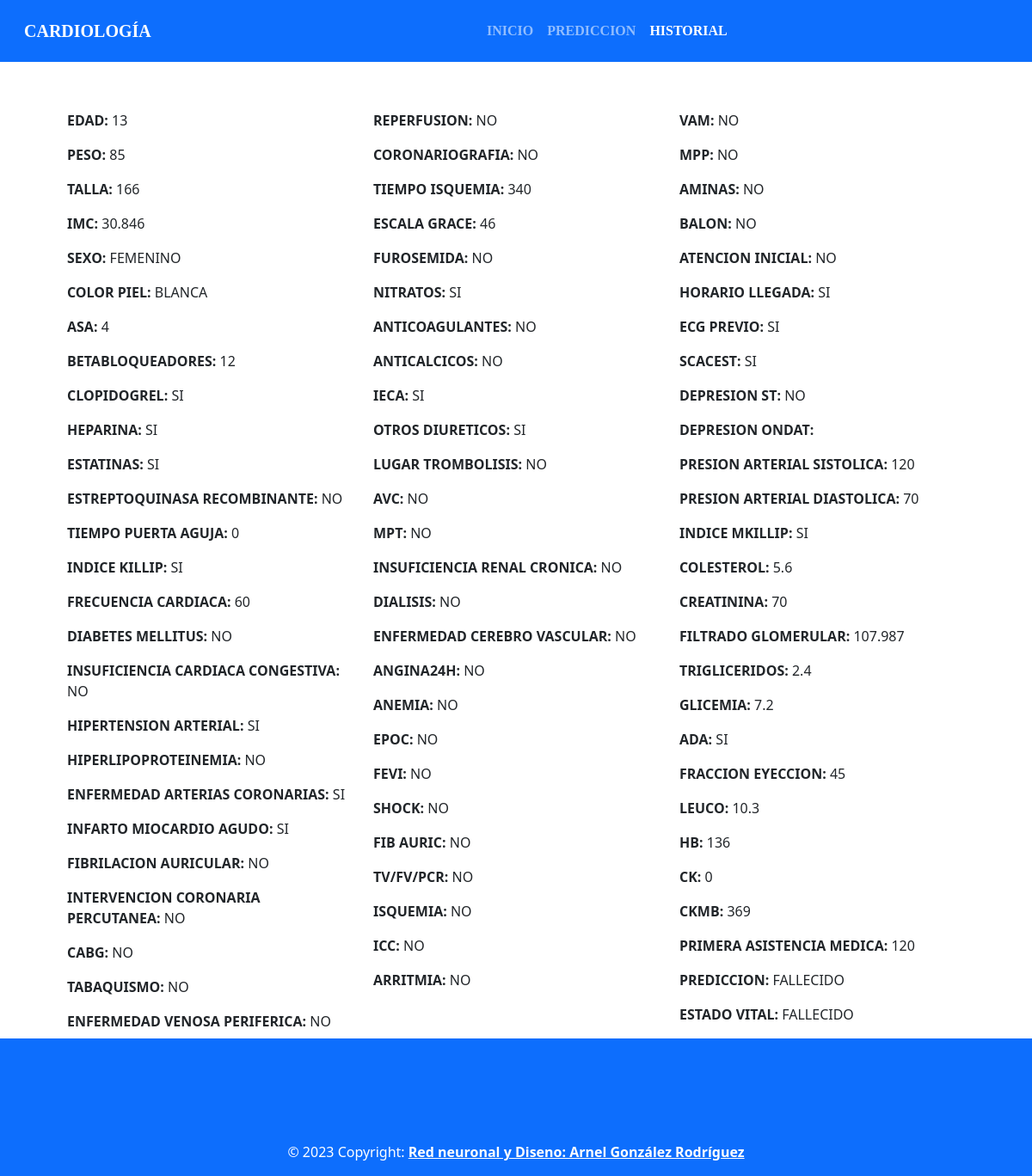
The page /historial/2/ on the database its author committed.
### prediccion/models.py (models this page shows, shortened)
class Prediccion(models.Model):
    edad = models.IntegerField()
    peso = models.CharField(max_length=7)
    talla = models.IntegerField()
    imc = models.CharField(max_length=10)
    sexo = models.IntegerField(choices = CHOISES_SEXO, default=0)
    color_piel = models.IntegerField(choices = CHOISES_PIEL, default=1)
    asa = models.IntegerField()
    betabloqueadores = models.IntegerField()
    clopidogrel = models.IntegerField(choices = CHOISES, default=0)
    heparina = models.IntegerField(choices = CHOISES, default=0)
    estatinas = models.IntegerField(choices = CHOISES, default=0)
    estreptoquinasa_recombinante = models.IntegerField(choices = CHOISES, default=0)
    tiempo_puerta_aguja = models.IntegerField()
    reperfusion = models.IntegerField(choices = CHOISES, default=0)
    coronariografia = models.IntegerField(choices = CHOISES, default=0)
    tiempo_isquemia = models.IntegerField()
    escala_grace = models.IntegerField()
    furosemida = models.IntegerField(choices = CHOISES, default=0)
    nitratos = models.IntegerField(choices = CHOISES, default=0)
    anticoagulantes = models.IntegerField(choices = CHOISES, default=0)
    anticalcicos = models.IntegerField(choices = CHOISES, default=0)
    ieca = models.IntegerField(choices = CHOISES, default=0)
    otros_diureticos = models.IntegerField(choices = CHOISES, default=0)
    lugar_trombolisis = models.IntegerField(choices = CHOISES, default=0)
    avc = models.IntegerField(choices = CHOISES, default=0)
    mpt = models.IntegerField(choices = CHOISES, default=0)
    vam = models.IntegerField(choices = CHOISES, default=0)
    mpp = models.IntegerField(choices = CHOISES, default=0)
    aminas = models.IntegerField(choices = CHOISES, default=0)
    balon = models.IntegerField(choices = CHOISES, default=0)
    atencion_inicial = models.IntegerField(choices = CHOISES, default=0)
    horario_llegada = models.IntegerField(choices = CHOISES, default=0)
    ecg_previo = models.IntegerField(choices = CHOISES, default=0)
    scacest = models.IntegerField(choices = CHOISES, default=0)
    depresion_st = models.IntegerField(choices = CHOISES, default=0)
    depresion_ondat = models.IntegerField()
    presion_arterial_sistolica = models.IntegerField()
    presion_arterial_diastolica = models.IntegerField()
    indice_mkillip = models.IntegerField(choices = CHOISES, default=0)
    indice_killip = models.IntegerField(choices = CHOISES, default=0)
    frecuencia_cardiaca = models.IntegerField()
    diabetes_mellitus = models.IntegerField(choices = CHOISES, default=0)
    insuficiencia_cardiaca_congestiva = models.IntegerField(choices = CHOISES, default=0)
    hipertension_arterial = models.IntegerField(choices = CHOISES, default=0)
    hiperlipoproteinemia = models.IntegerField(choices = CHOISES, default=0)
    enfermedad_arterias_coronarias = models.IntegerField(choices = CHOISES, default=0)
    infarto_miocardio_agudo = models.IntegerField(choices = CHOISES, default=0)
    fibrilacion_auricular = models.IntegerField(choices = CHOISES, default=0)
    intervencion_coronaria_percutanea = models.IntegerField(choices = CHOISES, default=0)
    cabg = models.IntegerField(choices = CHOISES, default=0)
    tabaquismo = models.IntegerField(choices = CHOISES, default=0)
    enfermedad_venosa_periferica = models.IntegerField(choices = CHOISES, default=0)
    insuficiencia_renal_cronica = models.IntegerField(choices = CHOISES, default=0)
    dialisis = models.IntegerField(choices = CHOISES, default=0)
    enfermedad_cerebro_vascular = models.IntegerField(choices = CHOISES, default=0)
    angina24h = models.IntegerField(choices = CHOISES, default=0)
    anemia = models.IntegerField(choices = CHOISES, default=0)
    epoc = models.IntegerField(choices = CHOISES, default=0)
    FEVI = models.IntegerField(choices = CHOISES, default=0)
    SHOCK = models.IntegerField(choices = CHOISES, default=0)
    FIB_AURIC = models.IntegerField(choices = CHOISES, default=0)
    TV_FV_PCR = models.IntegerField(choices = CHOISES, default=0)
    Isquemia = models.IntegerField(choices = CHOISES, default=0)
    ICC = models.IntegerField(choices = CHOISES, default=0)
    Arritmia = models.IntegerField(choices = CHOISES, default=0)
    colesterol = models.CharField(max_length=7)
    creatinina = models.IntegerField()
    filtrado_glomerular = models.CharField(max_length=7)
    trigliceridos = models.CharField(max_length=7)
    glicemia = models.CharField(max_length=7)
    ada = models.IntegerField(choices = CHOISES, default=0)
    fraccion_eyeccion = models.IntegerField()
    leuco = models.CharField(max_length=7)
    hb = models.IntegerField()
    ck = models.IntegerField()
    ckmb = models.IntegerField()
    primera_asistencia_medica = models.IntegerField()
    prediccion = models.IntegerField(choices = CHOISES_ESTADO, null=True, blank=True)
    estado_vital = models.IntegerField(choices = CHOISES_ESTADO, null=True, blank=True)

### prediccion/views.py (the view)
# urls.py: path('historial/<int:id>/', PrediccionDetails.as_view(), name='details'),
class PrediccionDetails(View):
    def get(self, request, id):
        obj = get_object_or_404(Prediccion, id=id)
        context = {'obj': obj, 'page': 'historial'}
        return render(request, 'prediccion/prediccion_details.html', context)

### static/templates/prediccion/prediccion_details.html (shortened to what this page needs)
{% extends 'template/base.html' %}
{% load static %}
{% block body %}
<div class="container mx-auto" >
    <div class="row my-auto mx-auto">
      <div class=" col-12 col-sm-6 col-md-4 col-lg-4 my-2">
            <p class="card-text mayuscula"><strong>edad:</strong    rong> {{ obj.edad }} </p>
            <p class="card-text mayuscula"><strong>peso:</strong> {{ obj.peso }} </p>
            <p class="card-text mayuscula"><strong>talla:</strong> {{ obj.talla }} </p>
            <p class="card-text mayuscula"><strong>imc:</strong> {{ obj.imc }} </p>
            <p class="card-text mayuscula"><strong>sexo:</strong> {{ obj.get_sexo_display }} </p>
            <p class="card-text mayuscula"><strong>color piel:</strong> {{ obj.get_color_piel_display }} </p>
            <p class="card-text mayuscula"><strong>asa:</strong> {{ obj.asa }} </p>
            <p class="card-text mayuscula"><strong>betabloqueadores:</strong> {{ obj.betabloqueadores }} </p>
            <p class="card-text mayuscula"><strong>clopidogrel:</strong> {{ obj.get_clopidogrel_display }} </p>
            <p class="card-text mayuscula"><strong>heparina:</strong> {{ obj.get_heparina_display }} </p>
            <p class="card-text mayuscula"><strong>estatinas:</strong> {{ obj.get_estatinas_display }} </p>
            <p class="card-text mayuscula"><strong>estreptoquinasa recombinante:</strong> {{ obj.get_estreptoquinasa_recombinante_display }} </p>
            <p class="card-text mayuscula"><strong>tiempo puerta aguja:</strong> {{ obj.tiempo_puerta_aguja }} </p>
      </div>
      <div class=" col-12 col-sm-6 col-md-4 col-lg-4 my-2">
            <p class="card-text mayuscula"><strong>reperfusion:</strong> {{ obj.get_reperfusion_display }} </p>
            <p class="card-text mayuscula"><strong>coronariografia:</strong> {{ obj.get_coronariografia_display }} </p>
            <p class="card-text mayuscula"><strong>tiempo isquemia:</strong> {{ obj.tiempo_isquemia }} </p>
            <p class="card-text mayuscula"><strong>escala grace:</strong> {{ obj.escala_grace }} </p>
            <p class="card-text mayuscula"><strong>furosemida:</strong> {{ obj.get_furosemida_display }} </p>
            <p class="card-text mayuscula"><strong>nitratos:</strong> {{ obj.get_nitratos_display }} </p>
            <p class="card-text mayuscula"><strong>anticoagulantes:</strong> {{ obj.get_anticoagulantes_display }} </p>
            <p class="card-text mayuscula"><strong>anticalcicos:</strong> {{ obj.get_anticalcicos_display }} </p>
            <p class="card-text mayuscula"><strong>ieca:</strong> {{ obj.get_ieca_display }} </p>
            <p class="card-text mayuscula"><strong>otros diureticos:</strong> {{ obj.get_otros_diureticos_display }} </p>
            <p class="card-text mayuscula"><strong>lugar trombolisis:</strong> {{ obj.get_lugar_trombolisis_display }} </p>
            <p class="card-text mayuscula"><strong>avc:</strong> {{ obj.get_avc_display }} </p>
            <p class="card-text mayuscula"><strong>mpt:</strong> {{ obj.get_mpt_display }} </p>
        </div>
        <div class=" col-12 col-sm-6 col-md-4 col-lg-4 my-2">
            <p class="card-text mayuscula"><strong>vam:</strong> {{ obj.get_vam_display }} </p>
            <p class="card-text mayuscula"><strong>mpp:</strong> {{ obj.get_mpp_display }} </p>
            <p class="card-text mayuscula"><strong>aminas:</strong> {{ obj.get_aminas_display }} </p>
            <p class="card-text mayuscula"><strong>balon:</strong> {{ obj.get_balon_display }} </p>
            <p class="card-text mayuscula"><strong>atencion inicial:</strong> {{ obj.get_atencion_inicial_display }} </p>
            <p class="card-text mayuscula"><strong>horario llegada:</strong> {{ obj.get_horario_llegada_display }} </p>
            <p class="card-text mayuscula"><strong>ecg previo:</strong> {{ obj.get_ecg_previo_display }} </p>
            <p class="card-text mayuscula"><strong>scacest:</strong> {{ obj.get_scacest_display }} </p>
            <p class="card-text mayuscula"><strong>depresion st:</strong> {{ obj.get_depresion_st_display }} </p>
            <p class="card-text mayuscula"><strong>depresion ondat:</strong> {{ obj.get_depresion_ondat_display }} </p>
            <p class="card-text mayuscula"><strong>presion arterial sistolica:</strong> {{ obj.presion_arterial_sistolica }} </p>
            <p class="card-text mayuscula"><strong>presion arterial diastolica:</strong> {{ obj.presion_arterial_diastolica }} </p>
            <p class="card-text mayuscula"><strong>indice mkillip:</strong> {{ obj.get_indice_mkillip_display }} </p>
        </div>
        <div class=" col-12 col-sm-6 col-md-4 col-lg-4 my-2">
            <p class="card-text mayuscula"><strong>indice killip:</strong> {{ obj.get_indice_killip_display }} </p>
            <p class="card-text mayuscula"><strong>frecuencia cardiaca:</strong> {{ obj.frecuencia_cardiaca }} </p>
            <p class="card-text mayuscula"><strong>diabetes mellitus:</strong> {{ obj.get_diabetes_mellitus_display }} </p>
            <p class="card-text mayuscula"><strong>insuficiencia cardiaca congestiva:</strong> {{ obj.get_insuficiencia_cardiaca_congestiva_display }} </p>
            <p class="card-text mayuscula"><strong>hipertension arterial:</strong> {{ obj.get_hipertension_arterial_display }} </p>
            <p class="card-text mayuscula"><strong>hiperlipoproteinemia:</strong> {{ obj.get_hiperlipoproteinemia_display }} </p>
            <p class="card-text mayuscula"><strong>enfermedad arterias coronarias:</strong> {{ obj.get_enfermedad_arterias_coronarias_display }} </p>
            <p class="card-text mayuscula"><strong>infarto miocardio agudo:</strong> {{ obj.get_infarto_miocardio_agudo_display }} </p>
            <p class="card-text mayuscula"><strong>fibrilacion auricular:</strong> {{ obj.get_fibrilacion_auricular_display }} </p>
            <p class="card-text mayuscula"><strong>intervencion coronaria percutanea:</strong> {{ obj.get_intervencion_coronaria_percutanea_display }} </p>
            <p class="card-text mayuscula"><strong>cabg:</strong> {{ obj.get_cabg_display }} </p>
            <p class="card-text mayuscula"><strong>tabaquismo:</strong> {{ obj.get_tabaquismo_display }} </p>
            <p class="card-text mayuscula"><strong>enfermedad venosa periferica:</strong> {{ obj.get_enfermedad_venosa_periferica_display }} </p>
        </div>
        <div class=" col-12 col-sm-6 col-md-4 col-lg-4 my-2">
            <p class="card-text mayuscula"><strong>insuficiencia renal cronica:</strong> {{ obj.get_insuficiencia_renal_cronica_display }} </p>
            <p class="card-text mayuscula"><strong>dialisis:</strong> {{ obj.get_dialisis_display }} </p>
            <p class="card-text mayuscula"><strong>enfermedad cerebro vascular:</strong> {{ obj.get_enfermedad_cerebro_vascular_display }} </p>
            <p class="card-text mayuscula"><strong>angina24h:</strong> {{ obj.get_angina24h_display }} </p>
            <p class="card-text mayuscula"><strong>anemia:</strong> {{ obj.get_anemia_display }} </p>
            <p class="card-text mayuscula"><strong>epoc:</strong> {{ obj.get_epoc_display }} </p>
            <p class="card-text mayuscula"><strong>FEVI:</strong> {{ obj.get_FEVI_display }} </p>
            <p class="card-text mayuscula"><strong>SHOCK:</strong> {{ obj.get_SHOCK_display }} </p>
            <p class="card-text mayuscula"><strong>FIB AURIC:</strong> {{ obj.get_FIB_AURIC_display }} </p>
            <p class="card-text mayuscula"><strong>TV/FV/PCR:</strong> {{ obj.get_TV_FV_PCR_display }} </p>
            <p class="card-text mayuscula"><strong>Isquemia:</strong> {{ obj.get_Isquemia_display }} </p>
            <p class="card-text mayuscula"><strong>ICC:</strong> {{ obj.get_ICC_display }} </p>
            <p class="card-text mayuscula"><strong>Arritmia:</strong> {{ obj.get_Arritmia_display }} </p>
        </div>
        <div class=" col-12 col-sm-6 col-md-4 col-lg-4 my-2">
            <p class="card-text mayuscula"><strong>colesterol:</strong> {{ obj.colesterol }} </p>
            <p class="card-text mayuscula"><strong>creatinina:</strong> {{ obj.creatinina }} </p>
            <p class="card-text mayuscula"><strong>filtrado glomerular:</strong> {{ obj.filtrado_glomerular }} </p>
            <p class="card-text mayuscula"><strong>trigliceridos:</strong> {{ obj.trigliceridos }} </p>
            <p class="card-text mayuscula"><strong>glicemia:</strong> {{ obj.glicemia }} </p>
            <p class="card-text mayuscula"><strong>ada:</strong> {{ obj.get_ada_display }} </p>
            <p class="card-text mayuscula"><strong>fraccion eyeccion:</strong> {{ obj.fraccion_eyeccion }} </p>
            <p class="card-text mayuscula"><strong>leuco:</strong> {{ obj.leuco }} </p>
            <p class="card-text mayuscula"><strong>hb:</strong> {{ obj.hb }} </p>
            <p class="card-text mayuscula"><strong>ck:</strong> {{ obj.ck }} </p>
            <p class="card-text mayuscula"><strong>ckmb:</strong> {{ obj.ckmb }} </p>
            <p class="card-text mayuscula"><strong>primera asistencia medica:</strong> {{ obj.primera_asistencia_medica }} </p>
            <p class="card-text mayuscula"><strong>prediccion:</strong> {{ obj.get_prediccion_display }} </p>
            <p class="card-text mayuscula"><strong>estado vital:</strong> {{ obj.get_estado_vital_display }} </p>
      </div>
    </div>
</div>
{% endblock %}

### static/css/styles.css (style rules this page uses)
.mayuscula { text-transform: uppercase; }

### rows shown on the page
Prediccion: edad "13", peso "85", talla "166", imc "30.846", sexo "FEMENINO", color_piel "BLANCA", asa "4", betabloqueadores "12", clopidogrel "SI", heparina "SI", estatinas "SI", estreptoquinasa_recombinante "NO", tiempo_puerta_aguja "0", reperfusion "NO", coronariografia "NO", tiempo_isquemia "340", escala_grace "46", furosemida "NO", nitratos "SI", anticoagulantes "NO", anticalcicos "NO", ieca "SI", otros_diureticos "SI", lugar_trombolisis "NO", avc "NO", mpt "NO", vam "NO", mpp "NO", aminas "NO", balon "NO", atencion_inicial "NO", horario_llegada "SI", ecg_previo "SI", scacest "SI", depresion_st "NO", presion_arterial_sistolica "120", presion_arterial_diastolica "70", indice_mkillip "SI", indice_killip "SI", frecuencia_cardiaca "60", diabetes_mellitus "NO", insuficiencia_cardiaca_congestiva "NO", hipertension_arterial "SI", hiperlipoproteinemia "NO", enfermedad_arterias_coronarias "SI", infarto_miocardio_agudo "SI", fibrilacion_auricular "NO", intervencion_coronaria_percutanea "NO", cabg "NO", tabaquismo "NO", enfermedad_venosa_periferica "NO", insuficiencia_renal_cronica "NO", dialisis "NO", enfermedad_cerebro_vascular "NO", angina24h "NO", anemia "NO", epoc "NO", FEVI "NO", SHOCK "NO", FIB_AURIC "NO", TV_FV_PCR "NO", Isquemia "NO", ICC "NO", Arritmia "NO", colesterol "5.6", creatinina "70", filtrado_glomerular "107.987", trigliceridos "2.4", glicemia "7.2", ada "SI", fraccion_eyeccion "45", leuco "10.3", hb "136", ck "0", ckmb "369", primera_asistencia_medica "120", prediccion "FALLECIDO", estado_vital "FALLECIDO"
